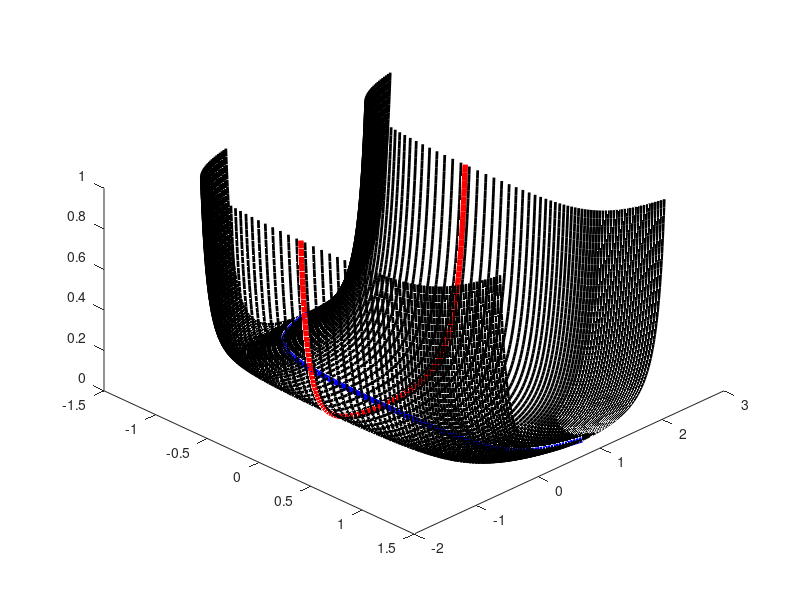

The MATLAB script that drew this image:
% MAIN - Demo - Nonlinear Basis Functions
%
% Suppose that you have the following function:
%
% P = f1(u1) + f2(u2) 
%
% Where P, f1, and f2 are in R3 and u1 and u2 are in R1
%
% Given bounds on u1 and u2, and the functions f1 and f2, what does P look
% like?
%

n = 100;
u1 = linspace(-1,1,n);
u2 = linspace(-1,1,n);

f1 = [atan(4*u1);u1.^2;0*u1];
f2 = [0*u2;atan(4*u2);u2.^2];

%Plot basis functions (f1 and f2)
figure(1337); clf; hold on;
plot3(f1(1,:),f1(2,:),f1(3,:),'b-','LineWidth',4)
plot3(f2(1,:),f2(2,:),f2(3,:),'r-','LineWidth',4)
view(45,45);

%Plot Level curves of P
z = zeros(3,n*n);
ONES = ones(1,n);
for i=1:n
    idx = (i-1)*n + (1:n);
   z(:,idx) = f1(:,i)*ONES + f2; 
   plot3(z(1,idx),z(2,idx),z(3,idx),'k-','LineWidth',2)
end